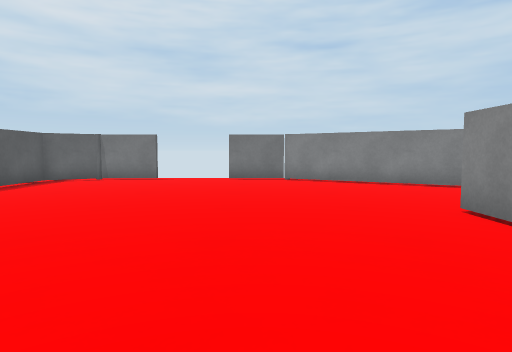
[1] (above)

15 first-person views from a walk through a Unity game level. The camera is 0.5 m above the floor, tilts 4° down and sees 75° across. The floor is counted in squares, 0.5 m on a side. Each view is taken from the middle of a square. On the plan, view 1 faces up. The plan holds only what a view shows up to about 12 squares ahead; the rest is blank.

[2]
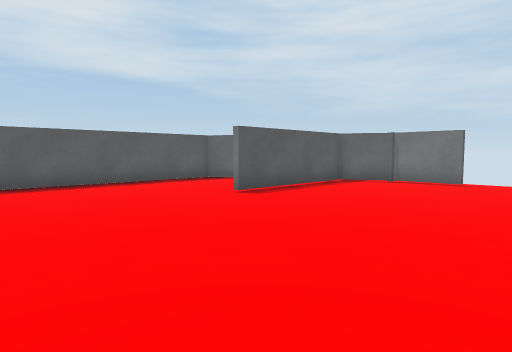

[3]
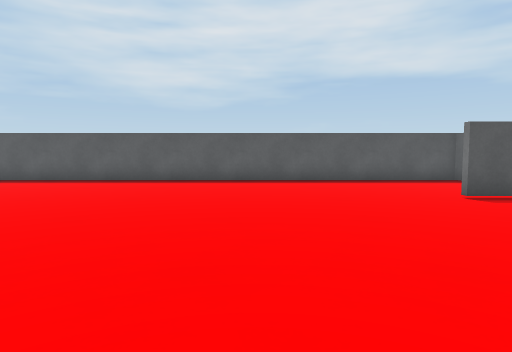

[4]
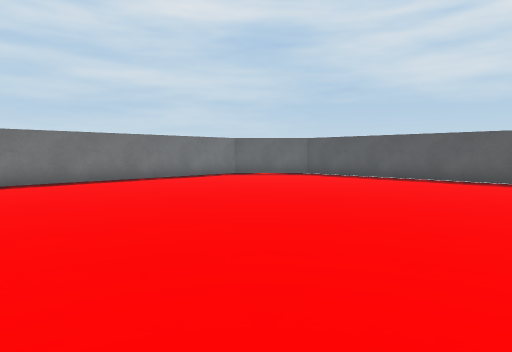

[5]
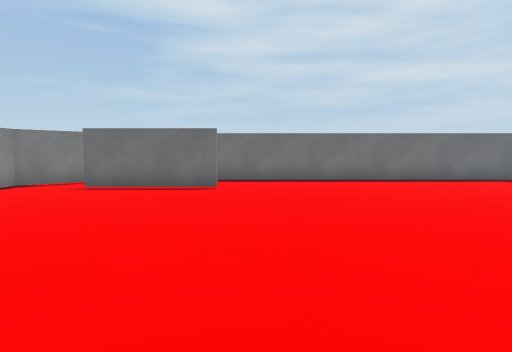

[6]
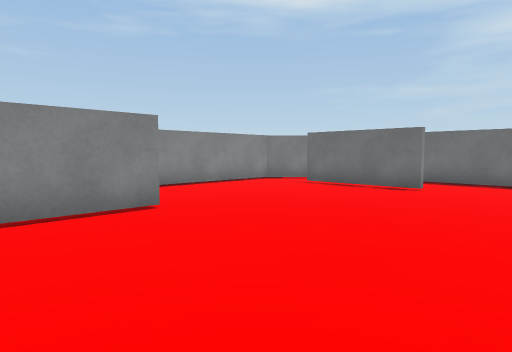

[7]
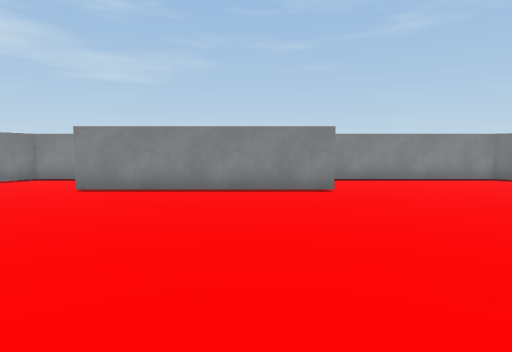

[8]
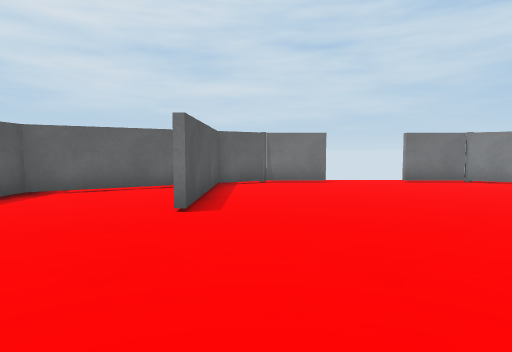

[9]
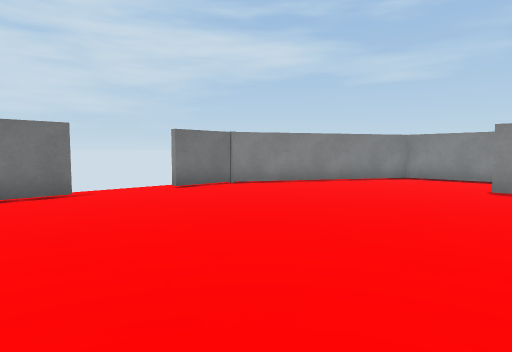

[10]
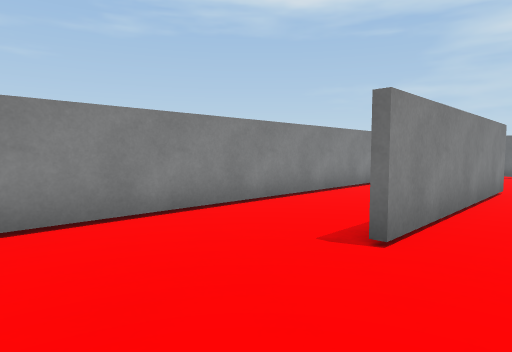

[11]
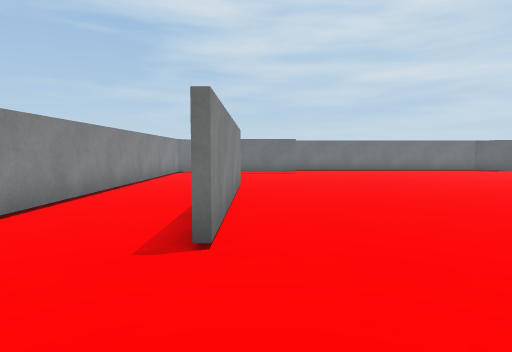

[12]
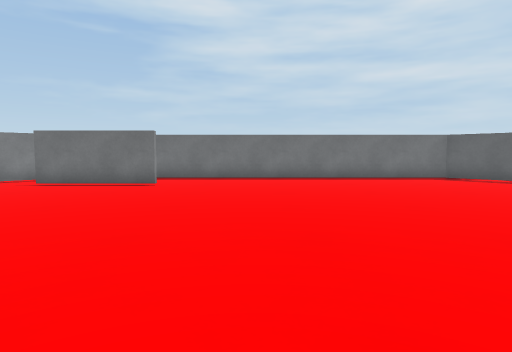

[13]
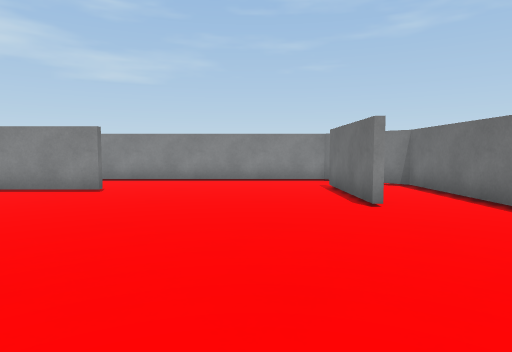

[14]
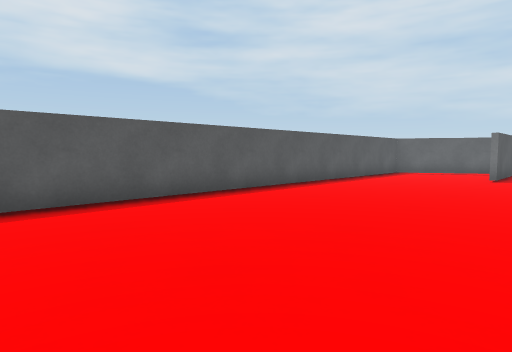

[15]
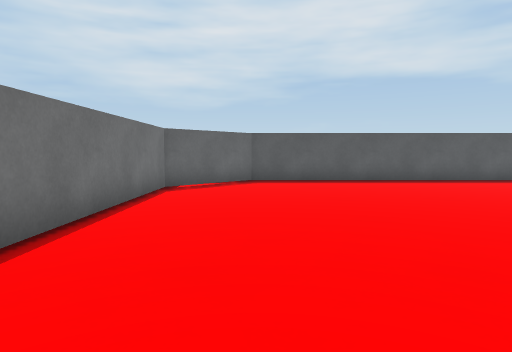

### Floor plan
Points are (right, up) in squares from view 1. A wall is a line through its corners. A room is listed if a view was taken in it or the views show most of it. See-through windows are left out.
Room 1 (views 1, 2, 3, 4, 5, 6, 7, 8, 9, 10, 11, 12, 13, 14, 15)
walls: (3.5, -1.1) (3.5, 5.6); (1, -7.1) (4.8, -7.1); (-8.3, 10.6) (-11.5, 8.8) (-11.5, -7.2) (-9.1, -9.5) (4.7, -9.5) (6.8, -7.4) (6.8, 8.8) (1.4, 11.9); (-3.6, 12.2) (-5.5, 12.2); (-6.4, 11.8) (-7.2, 11.3) (-7.2, 6.5); (0.5, 12.2) (-1, 12.2)
objects: other object (-6, 12); other object (1, 12)

Where each view was taken, in squares from view 1:
view 1: 0 up, 0 right, facing up
view 2: 1 up, 1 left, facing up-left
view 3: 2 up, 0 right, facing left
view 4: 2 up, 1 right, facing down-left
view 5: 2 up, 0 right, facing down
view 6: 2 up, 2 left, facing down-right
view 7: 1 up, 5 left, facing right
view 8: 1 up, 6 left, facing up
view 9: 4 up, 6 left, facing up-right
view 10: 9 up, 2 right, facing down-right
view 11: 9 up, 3 right, facing down
view 12: 3 up, 2 left, facing down
view 13: 5 down, 5 left, facing right
view 14: 7 down, 5 left, facing up-left
view 15: 7 down, 0 right, facing left
